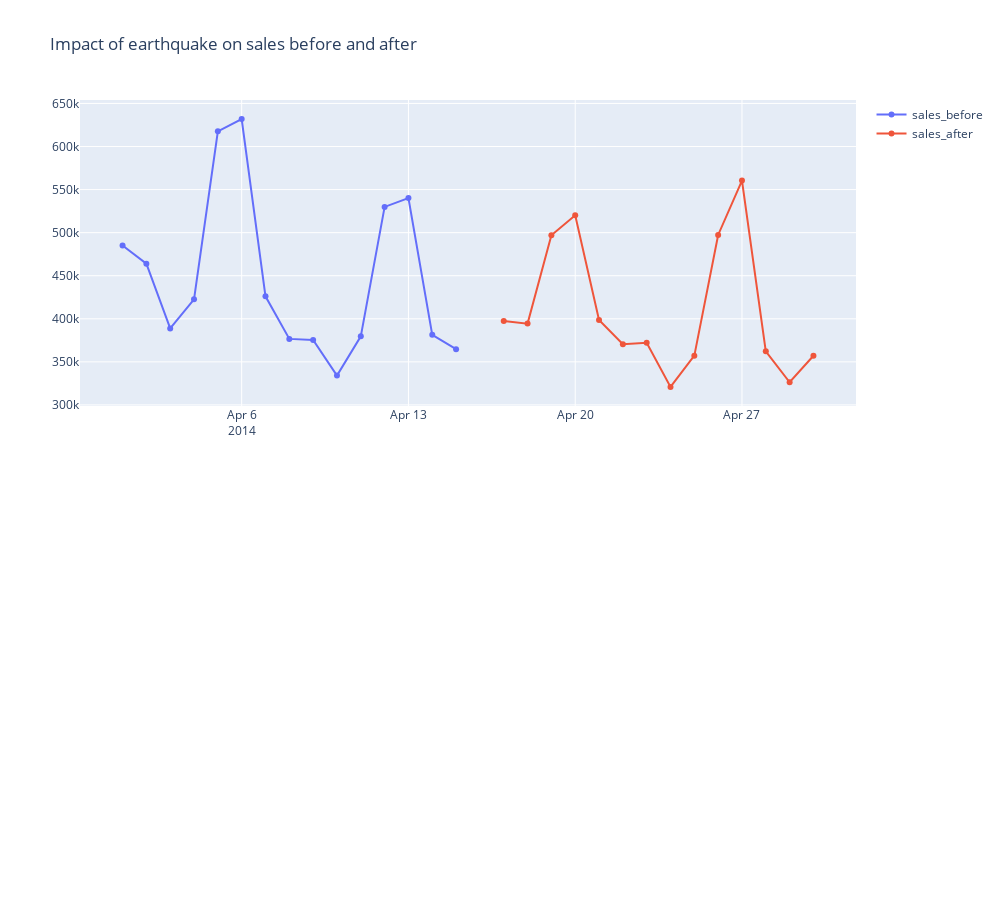

Notebook source saved alongside this figure:
### Code cell
# Visualising the Impact on sales using subplots

fig = make_subplots(rows=2, cols=1)

fig.append_trace(go.Scatter(
    x=aggregate_sales_b4.reset_index()['date'].astype('str').values.tolist(),
    y=aggregate_sales_b4.reset_index()['sales'].values.tolist(), name='sales_before'
), row=1, col=1)

fig.append_trace(go.Scatter(
    x=aggregate_sales_after.reset_index()['date'].astype('str').values.tolist(),
    y=aggregate_sales_after.reset_index()['sales'].values.tolist(),  name='sales_after'
), row=1, col=1)

fig.update_layout(height=900, width=1000, title_text="Impact of earthquake on sales before and after")
fig.show()

### Figure 1 — Plotly figure (JSON) as saved in the notebook; plotly's stock layout.template omitted (floating-point values rounded to 4 significant figures)
{"data": [{"name": "sales_before", "type": "scatter", "x": ["2014-04-01", "2014-04-02", "2014-04-03", "2014-04-04", "2014-04-05", "2014-04-06", "2014-04-07", "2014-04-08", "2014-04-09", "2014-04-10", "2014-04-11", "2014-04-12", "2014-04-13", "2014-04-14", "2014-04-15"], "xaxis": "x", "y": [485100.0, 463900.0, 388900.0, 422600.0, 617700.0, 631900.0, 426100.0, 376700.0, 375300.0, 334100.0, 379600.0, 529900.0, 540200.0, 381400.0, 364700.0], "yaxis": "y"}, {"name": "sales_after", "type": "scatter", "x": ["2014-04-17", "2014-04-18", "2014-04-19", "2014-04-20", "2014-04-21", "2014-04-22", "2014-04-23", "2014-04-24", "2014-04-25", "2014-04-26", "2014-04-27", "2014-04-28", "2014-04-29", "2014-04-30"], "xaxis": "x", "y": [397500.0, 394400.0, 496900.0, 520100.0, 398700.0, 370600.0, 372200.0, 320900.0, 357200.0, 497300.0, 560500.0, 362300.0, 326300.0, 357100.0], "yaxis": "y"}], "layout": {"height": 900, "title": {"text": "Impact of earthquake on sales before and after"}, "width": 1000, "xaxis": {"anchor": "y", "domain": [0, 1]}, "xaxis2": {"anchor": "y2", "domain": [0, 1]}, "yaxis": {"anchor": "x", "domain": [0.575, 1]}, "yaxis2": {"anchor": "x2", "domain": [0, 0.425]}}}
